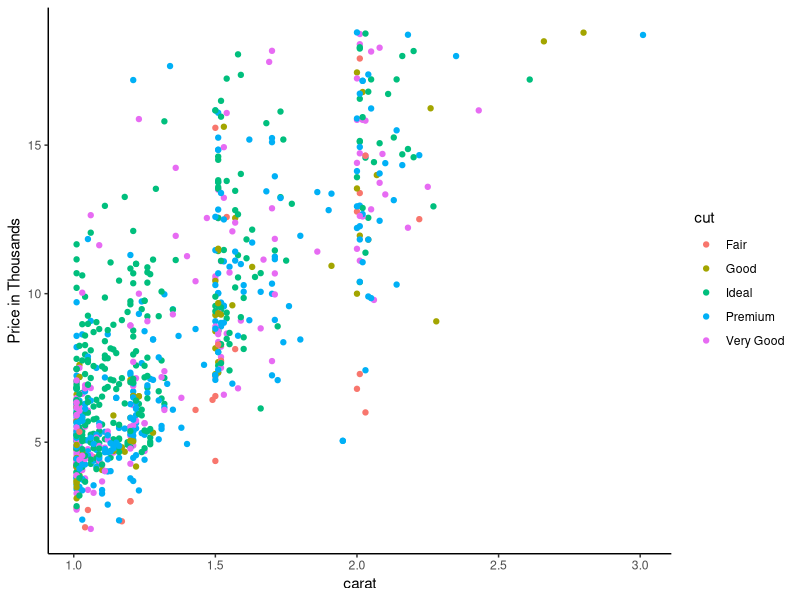
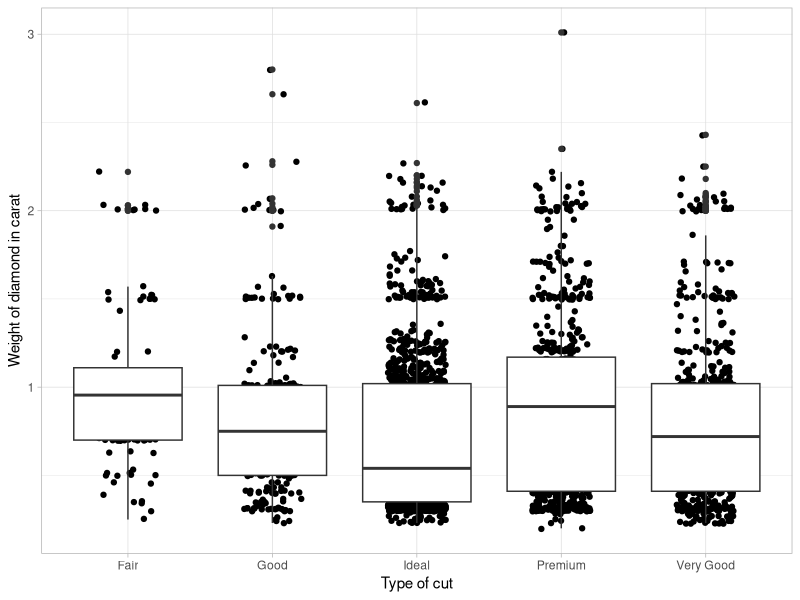
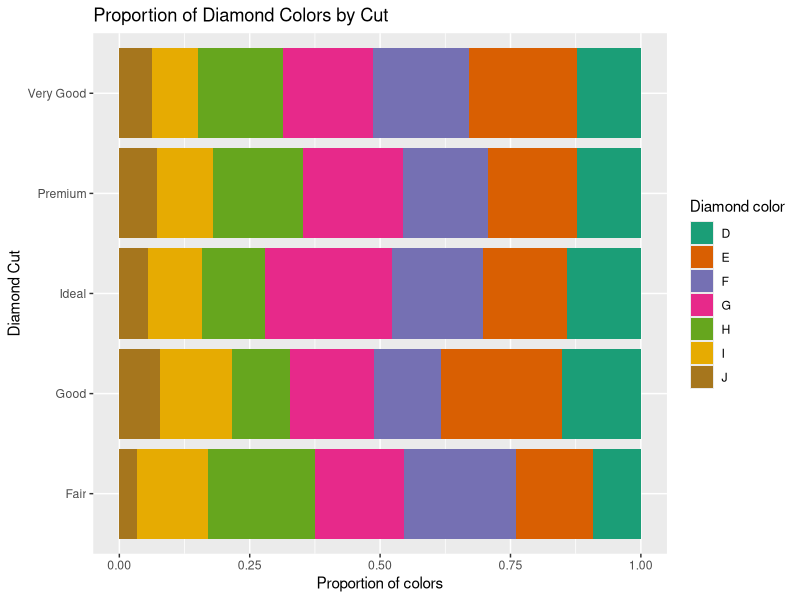

Recreate these plots in R, in order.
## ---- chunk 1
library(tidyverse)
diamonds <- read.csv("diamonds.csv")
## ---- chunk 2
diamonds %>% 
  filter(carat > 1) %>% 
  mutate(price_thousands = price/1e3) %>% 
  ggplot(aes(x = carat, 
             y = price_thousands, 
             color = cut)) +
   geom_point() +
   labs(y = "Price in Thousands") +
    theme_classic()
## ---- chunk 3
diamonds %>% 
    ggplot(aes(x = factor(cut), y = carat)) +
   geom_jitter(width = .2) + 
    geom_boxplot() +
    labs(x = "Type of cut", 
         y = "Weight of diamond in carat") +
    theme_light() 
## ---- chunk 4

diamonds %>% 
  group_by(cut, color) %>% 
   summarise(color_per_cut = n()) %>% 
   group_by(cut) %>% 
    mutate(proportion_color = color_per_cut/sum(color_per_cut)) %>% 
ggplot(aes(x = cut,
           y = proportion_color,
           fill = color)) +
  coord_flip() +
  geom_bar(stat = "identity", position = "fill") +
  labs(
    title = "Proportion of Diamond Colors by Cut",
    x = "Diamond Cut",
    y = "Proportion of colors",
    fill = "Diamond color") + 
  scale_fill_brewer(palette = "Dark2")
